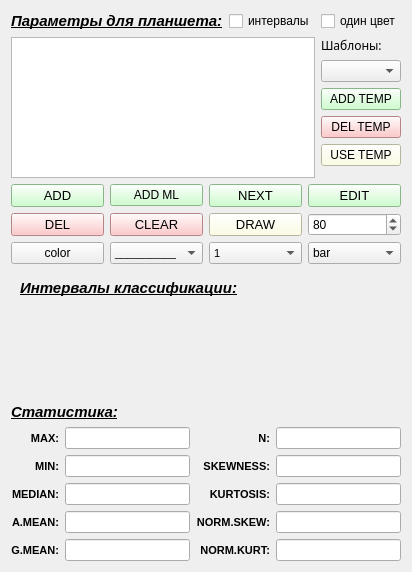
               <widget class="QWidget" name="tab_2">
                <attribute name="title">
                 <string>1</string>
                </attribute>
                <attribute name="toolTip">
                 <string>Статистика</string>
                </attribute>
                <layout class="QGridLayout" name="gridLayout_40">
                 <item row="0" column="0">
                  <layout class="QGridLayout" name="gridLayout_38" rowstretch="2,1,1">
                   <item row="1" column="0">
                    <widget class="QWidget" name="cat_resource" native="true">
                     <property name="toolTip">
                      <string>Выбор категорий для расчёта ресурсов</string>
                     </property>
                     <layout class="QGridLayout" name="gridLayout_35">
                      <item row="0" column="0">
                       <widget class="QLabel" name="label">
                        <property name="font">
                         <font>
                          <pointsize>11</pointsize>
                          <weight>75</weight>
                          <italic>true</italic>
                          <bold>true</bold>
                          <underline>true</underline>
                         </font>
                        </property>
                        <property name="text">
                         <string>Интервалы классификации:</string>
                        </property>
                       </widget>
                      </item>
                      <item row="1" column="0">
                       <layout class="QVBoxLayout" name="gridLayout_resourse">
                        <item>
                         <spacer name="verticalSpacer_3">
                          <property name="orientation">
                           <enum>Qt::Vertical</enum>
                          </property>
                          <property name="sizeHint" stdset="0">
                           <size>
                            <width>20</width>
                            <height>40</height>
                           </size>
                          </property>
                         </spacer>
                        </item>
                       </layout>
                      </item>
                     </layout>
                    </widget>
                   </item>
                   <item row="2" column="0">
                    <layout class="QGridLayout" name="gridLayout_34">
                     <item row="0" column="0">
                      <widget class="QLabel" name="label_20">
                       <property name="font">
                        <font>
                         <pointsize>11</pointsize>
                         <weight>75</weight>
                         <italic>true</italic>
                         <bold>true</bold>
                         <underline>true</underline>
                        </font>
                       </property>
                       <property name="text">
                        <string>Статистика:</string>
                       </property>
                      </widget>
                     </item>
                     <item row="1" column="0">
                      <layout class="QGridLayout" name="gridLayout_36">
                       <item row="4" column="3">
                        <widget class="QLineEdit" name="lineEdit_nkurt">
                         <property name="font">
                          <font>
                           <pointsize>8</pointsize>
                          </font>
                         </property>
                         <property name="toolTip">
                          <string>Отношение оценки эксцесса к его стандартному отклонению</string>
                         </property>
                        </widget>
                       </item>
                       <item row="4" column="2">
                        <widget class="QLabel" name="label_18">
                         <property name="font">
                          <font>
                           <pointsize>8</pointsize>
                           <weight>75</weight>
                           <bold>true</bold>
                          </font>
                         </property>
                         <property name="text">
                          <string>NORM.KURT:</string>
                         </property>
                         <property name="alignment">
                          <set>Qt::AlignRight|Qt::AlignTrailing|Qt::AlignVCenter</set>
                         </property>
                        </widget>
                       </item>
                       <item row="2" column="2">
                        <widget class="QLabel" name="label_16">
                         <property name="font">
                          <font>
                           <pointsize>8</pointsize>
                           <weight>75</weight>
                           <bold>true</bold>
                          </font>
                         </property>
                         <property name="text">
                          <string>KURTOSIS:</string>
                         </property>
                         <property name="alignment">
                          <set>Qt::AlignRight|Qt::AlignTrailing|Qt::AlignVCenter</set>
                         </property>
                        </widget>
                       </item>
                       <item row="3" column="3">
                        <widget class="QLineEdit" name="lineEdit_nskew">
                         <property name="font">
                          <font>
                           <pointsize>8</pointsize>
                          </font>
                         </property>
                         <property name="toolTip">
                          <string>Отношение оценки асимметрии к её стандартному отклонению</string>
                         </property>
                        </widget>
                       </item>
                       <item row="2" column="3">
                        <widget class="QLineEdit" name="lineEdit_kurt">
                         <property name="font">
                          <font>
                           <pointsize>8</pointsize>
                          </font>
                         </property>
                         <property name="toolTip">
                          <string>Эксцесс выборки</string>
                         </property>
                        </widget>
                       </item>
                       <item row="1" column="2">
                        <widget class="QLabel" name="label_13">
                         <property name="font">
                          <font>
                           <pointsize>8</pointsize>
                           <weight>75</weight>
                           <bold>true</bold>
                          </font>
                         </property>
                         <property name="text">
                          <string>SKEWNESS:</string>
                         </property>
                         <property name="alignment">
                          <set>Qt::AlignRight|Qt::AlignTrailing|Qt::AlignVCenter</set>
                         </property>
                        </widget>
                       </item>
                       <item row="3" column="2">
                        <widget class="QLabel" name="label_17">
                         <property name="font">
                          <font>
                           <pointsize>8</pointsize>
                           <weight>75</weight>
                           <bold>true</bold>
                          </font>
                         </property>
                         <property name="text">
                          <string>NORM.SKEW:</string>
                         </property>
                         <property name="alignment">
                          <set>Qt::AlignRight|Qt::AlignTrailing|Qt::AlignVCenter</set>
                         </property>
                        </widget>
                       </item>
                       <item row="1" column="3">
                        <widget class="QLineEdit" name="lineEdit_skew">
                         <property name="font">
                          <font>
                           <pointsize>8</pointsize>
                          </font>
                         </property>
                         <property name="toolTip">
                          <string>Асимметрия выборки</string>
                         </property>
                        </widget>
                       </item>
                       <item row="0" column="2">
                        <widget class="QLabel" name="label_19">
                         <property name="font">
                          <font>
                           <pointsize>8</pointsize>
                           <weight>75</weight>
                           <bold>true</bold>
                          </font>
                         </property>
                         <property name="text">
                          <string>N:</string>
                         </property>
                         <property name="alignment">
                          <set>Qt::AlignRight|Qt::AlignTrailing|Qt::AlignVCenter</set>
                         </property>
                        </widget>
                       </item>
                       <item row="1" column="0">
                        <widget class="QLabel" name="label_14">
                         <property name="font">
                          <font>
                           <pointsize>8</pointsize>
                           <weight>75</weight>
                           <bold>true</bold>
                          </font>
                         </property>
                         <property name="text">
                          <string>MIN:</string>
                         </property>
                         <property name="alignment">
                          <set>Qt::AlignRight|Qt::AlignTrailing|Qt::AlignVCenter</set>
                         </property>
                        </widget>
                       </item>
                       <item row="2" column="0">
                        <widget class="QLabel" name="label_15">
                         <property name="font">
                          <font>
                           <pointsize>8</pointsize>
                           <weight>75</weight>
                           <bold>true</bold>
                          </font>
                         </property>
                         <property name="text">
                          <string>MEDIAN:</string>
                         </property>
                         <property name="alignment">
                          <set>Qt::AlignRight|Qt::AlignTrailing|Qt::AlignVCenter</set>
                         </property>
                        </widget>
                       </item>
                       <item row="3" column="0">
                        <widget class="QLabel" name="label_21">
                         <property name="font">
                          <font>
                           <pointsize>8</pointsize>
                           <weight>75</weight>
                           <bold>true</bold>
                          </font>
                         </property>
                         <property name="text">
                          <string>A.MEAN:</string>
                         </property>
                         <property name="alignment">
                          <set>Qt::AlignRight|Qt::AlignTrailing|Qt::AlignVCenter</set>
                         </property>
                        </widget>
                       </item>
                       <item row="0" column="0">
                        <widget class="QLabel" name="label_22">
                         <property name="font">
                          <font>
                           <pointsize>8</pointsize>
                           <weight>75</weight>
                           <bold>true</bold>
                          </font>
                         </property>
                         <property name="text">
                          <string>MAX:</string>
                         </property>
                         <property name="alignment">
                          <set>Qt::AlignRight|Qt::AlignTrailing|Qt::AlignVCenter</set>
                         </property>
                        </widget>
                       </item>
                       <item row="4" column="0">
                        <widget class="QLabel" name="label_23">
                         <property name="font">
                          <font>
                           <pointsize>8</pointsize>
                           <weight>75</weight>
                           <bold>true</bold>
                          </font>
                         </property>
                         <property name="text">
                          <string>G.MEAN:</string>
                         </property>
                         <property name="alignment">
                          <set>Qt::AlignRight|Qt::AlignTrailing|Qt::AlignVCenter</set>
                         </property>
                        </widget>
                       </item>
                       <item row="0" column="1">
                        <widget class="QLineEdit" name="lineEdit_max">
                         <property name="font">
                          <font>
                           <pointsize>8</pointsize>
                          </font>
                         </property>
                         <property name="toolTip">
                          <string>Максимальное значение в выборке</string>
                         </property>
                        </widget>
                       </item>
                       <item row="1" column="1">
                        <widget class="QLineEdit" name="lineEdit_min">
                         <property name="font">
                          <font>
                           <pointsize>8</pointsize>
                          </font>
                         </property>
                         <property name="toolTip">
                          <string>Минимальное значение в выборке</string>
                         </property>
                        </widget>
                       </item>
                       <item row="4" column="1">
                        <widget class="QLineEdit" name="lineEdit_gmean">
                         <property name="font">
                          <font>
                           <pointsize>8</pointsize>
                          </font>
                         </property>
                         <property name="toolTip">
                          <string>Среднее геометрическое выборки</string>
                         </property>
                        </widget>
                       </item>
                       <item row="2" column="1">
                        <widget class="QLineEdit" name="lineEdit_med">
                         <property name="font">
                          <font>
                           <pointsize>8</pointsize>
                          </font>
                         </property>
                         <property name="toolTip">
                          <string>Медиана выборки</string>
                         </property>
                        </widget>
                       </item>
                       <item row="3" column="1">
                        <widget class="QLineEdit" name="lineEdit_amean">
                         <property name="font">
                          <font>
                           <pointsize>8</pointsize>
                          </font>
                         </property>
                         <property name="toolTip">
                          <string>Среднее арифметическое выборки</string>
                         </property>
                        </widget>
                       </item>
                       <item row="0" column="3">
                        <widget class="QLineEdit" name="lineEdit_n">
                         <property name="font">
                          <font>
                           <pointsize>8</pointsize>
                          </font>
                         </property>
                         <property name="toolTip">
                          <string>Размер выборки</string>
                         </property>
                        </widget>
                       </item>
                      </layout>
                     </item>
                    </layout>
                   </item>
                   <item row="0" column="0">
                    <layout class="QGridLayout" name="gridLayout_46">
                     <item row="0" column="0">
                      <spacer name="horizontalSpacer_4">
                       <property name="orientation">
                        <enum>Qt::Horizontal</enum>
                       </property>
                       <property name="sizeHint" stdset="0">
                        <size>
                         <width>40</width>
                         <height>0</height>
                        </size>
                       </property>
                      </spacer>
                     </item>
                     <item row="2" column="0">
                      <layout class="QGridLayout" name="gridLayout_48">
                       <item row="0" column="0">
                        <layout class="QGridLayout" name="gridLayout_49">
                         <item row="0" column="0">
                          <widget class="QListWidget" name="listWidget_param_tablet">
                           <property name="font">
                            <font>
                             <pointsize>9</pointsize>
                            </font>
                           </property>
                          </widget>
                         </item>
                         <item row="0" column="1">
                          <layout class="QGridLayout" name="gridLayout_81">
                           <item row="3" column="0">
                            <widget class="QPushButton" name="pushButton_del_temp_graph_tab">
                             <property name="styleSheet">
                              <string notr="true">background-color: rgb(255, 185, 185);</string>
                             </property>
                             <property name="text">
                              <string>DEL TEMP</string>
                             </property>
                            </widget>
                           </item>
                           <item row="0" column="0">
                            <widget class="QLabel" name="label_2">
                             <property name="font">
                              <font>
                               <family>aakar</family>
                              </font>
                             </property>
                             <property name="text">
                              <string>Шаблоны:</string>
                             </property>
                            </widget>
                           </item>
                           <item row="2" column="0">
                            <widget class="QPushButton" name="pushButton_add_temp_graph_tab">
                             <property name="styleSheet">
                              <string notr="true">background-color: rgb(191, 255, 191);</string>
                             </property>
                             <property name="text">
                              <string>ADD TEMP</string>
                             </property>
                            </widget>
                           </item>
                           <item row="4" column="0">
                            <widget class="QPushButton" name="pushButton_use_temp_graph_tab">
                             <property name="styleSheet">
                              <string notr="true">background-color: rgb(255, 255, 222);</string>
                             </property>
                             <property name="text">
                              <string>USE TEMP</string>
                             </property>
                            </widget>
                           </item>
                           <item row="1" column="0">
                            <widget class="QComboBox" name="comboBox_temp_graph_tab"/>
                           </item>
                           <item row="5" column="0">
                            <spacer name="verticalSpacer">
                             <property name="orientation">
                              <enum>Qt::Vertical</enum>
                             </property>
                             <property name="sizeHint" stdset="0">
                              <size>
                               <width>20</width>
                               <height>40</height>
                              </size>
                             </property>
                            </spacer>
                           </item>
                          </layout>
                         </item>
                        </layout>
                       </item>
                       <item row="1" column="0">
                        <layout class="QGridLayout" name="gridLayout_50">
                         <item row="2" column="0">
                          <widget class="QPushButton" name="pushButton_del_param_tablet">
                           <property name="font">
                            <font>
                             <pointsize>10</pointsize>
                            </font>
                           </property>
                           <property name="toolTip">
                            <string>Удалить выбранный параметр</string>
                           </property>
                           <property name="styleSheet">
                            <string notr="true">background-color: rgb(255, 185, 185);</string>
                           </property>
                           <property name="text">
                            <string>DEL</string>
                           </property>
                          </widget>
                         </item>
                         <item row="2" column="1">
                          <widget class="QPushButton" name="pushButton_clear_param_tablet">
                           <property name="font">
                            <font>
                             <pointsize>10</pointsize>
                            </font>
                           </property>
                           <property name="toolTip">
                            <string>Очистить список параметров</string>
                           </property>
                           <property name="styleSheet">
                            <string notr="true">background-color: rgb(255, 185, 185);</string>
                           </property>
                           <property name="text">
                            <string>CLEAR</string>
                           </property>
                          </widget>
                         </item>
                         <item row="2" column="2">
                          <widget class="QPushButton" name="pushButton_draw_param_tablet">
                           <property name="font">
                            <font>
                             <pointsize>10</pointsize>
                            </font>
                           </property>
                           <property name="toolTip">
                            <string>Построить планшет</string>
                           </property>
                           <property name="styleSheet">
                            <string notr="true">background-color: rgb(255, 255, 222);</string>
                           </property>
                           <property name="text">
                            <string>DRAW</string>
                           </property>
                          </widget>
                         </item>
                         <item row="1" column="0">
                          <widget class="QPushButton" name="pushButton_add_param_tablet">
                           <property name="font">
                            <font>
                             <pointsize>10</pointsize>
                            </font>
                           </property>
                           <property name="toolTip">
                            <string>Добавить параметр для построения в планшете</string>
                           </property>
                           <property name="autoFillBackground">
                            <bool>false</bool>
                           </property>
                           <property name="styleSheet">
                            <string notr="true">background-color: rgb(191, 255, 191);</string>
                           </property>
                           <property name="text">
                            <string>ADD</string>
                           </property>
                          </widget>
                         </item>
                         <item row="2" column="3">
                          <widget class="QSpinBox" name="spinBox_dpi">
                           <property name="minimum">
                            <number>10</number>
                           </property>
                           <property name="maximum">
                            <number>1000</number>
                           </property>
                           <property name="singleStep">
                            <number>5</number>
                           </property>
                           <property name="value">
                            <number>80</number>
                           </property>
                          </widget>
                         </item>
                         <item row="1" column="3">
                          <widget class="QPushButton" name="pushButton_edit_param_tablet">
                           <property name="font">
                            <font>
                             <pointsize>10</pointsize>
                            </font>
                           </property>
                           <property name="toolTip">
                            <string>Изменить параметр для построения в планшете</string>
                           </property>
                           <property name="styleSheet">
                            <string notr="true">background-color: rgb(191, 255, 191);</string>
                           </property>
                           <property name="text">
                            <string>EDIT</string>
                           </property>
                          </widget>
                         </item>
                         <item row="1" column="2">
                          <widget class="QPushButton" name="pushButton_next_graph_tablet">
                           <property name="font">
                            <font>
                             <pointsize>10</pointsize>
                            </font>
                           </property>
                           <property name="toolTip">
                            <string>Новый график для построения следующего параметра</string>
                           </property>
                           <property name="styleSheet">
                            <string notr="true">background-color: rgb(191, 255, 191);</string>
                           </property>
                           <property name="text">
                            <string>NEXT</string>
                           </property>
                          </widget>
                         </item>
                         <item row="1" column="1">
                          <widget class="QPushButton" name="pushButton_add_param_tablet_ml">
                           <property name="styleSheet">
                            <string notr="true">background-color: rgb(191, 255, 191);</string>
                           </property>
                           <property name="text">
                            <string>ADD ML</string>
                           </property>
                          </widget>
                         </item>
                        </layout>
                       </item>
                      </layout>
                     </item>
                     <item row="3" column="0">
                      <layout class="QGridLayout" name="gridLayout_47">
                       <item row="0" column="1">
                        <widget class="QComboBox" name="comboBox_dash_tablet">
                         <property name="font">
                          <font>
                           <pointsize>8</pointsize>
                          </font>
                         </property>
                         <property name="toolTip">
                          <string>штрих кривой</string>
                         </property>
                         <item>
                          <property name="text">
                           <string>__________</string>
                          </property>
                         </item>
                         <item>
                          <property name="text">
                           <string>.................</string>
                          </property>
                         </item>
                         <item>
                          <property name="text">
                           <string>- - - - - - - - - </string>
                          </property>
                         </item>
                         <item>
                          <property name="text">
                           <string>-.-.-.-.-.-.-.-.</string>
                          </property>
                         </item>
                        </widget>
                       </item>
                       <item row="0" column="3">
                        <widget class="QComboBox" name="comboBox_type_graph">
                         <item>
                          <property name="text">
                           <string>bar</string>
                          </property>
                         </item>
                         <item>
                          <property name="text">
                           <string>stem</string>
                          </property>
                         </item>
                        </widget>
                       </item>
                       <item row="0" column="2">
                        <widget class="QComboBox" name="comboBox_width_tablet">
                         <property name="font">
                          <font>
                           <pointsize>8</pointsize>
                          </font>
                         </property>
                         <property name="toolTip">
                          <string>толщина кривой</string>
                         </property>
                         <item>
                          <property name="text">
                           <string>1</string>
                          </property>
                         </item>
                         <item>
                          <property name="text">
                           <string>1.5</string>
                          </property>
                         </item>
                         <item>
                          <property name="text">
                           <string>2</string>
                          </property>
                         </item>
                         <item>
                          <property name="text">
                           <string>2.5</string>
                          </property>
                         </item>
                         <item>
                          <property name="text">
                           <string>3</string>
                          </property>
                         </item>
                         <item>
                          <property name="text">
                           <string>4</string>
                          </property>
                         </item>
                        </widget>
                       </item>
                       <item row="0" column="0">
                        <widget class="QPushButton" name="pushButton_color_tablet">
                         <property name="text">
                          <string>color</string>
                         </property>
                        </widget>
                       </item>
                      </layout>
                     </item>
                     <item row="1" column="0">
                      <layout class="QGridLayout" name="gridLayout_83">
                       <item row="0" column="0">
                        <widget class="QLabel" name="label_param_tablet_3">
                         <property name="font">
                          <font>
                           <pointsize>11</pointsize>
                           <weight>75</weight>
                           <italic>true</italic>
                           <bold>true</bold>
                           <underline>true</underline>
                          </font>
                         </property>
                         <property name="text">
                          <string>Параметры для планшета:</string>
                         </property>
                        </widget>
                       </item>
                       <item row="0" column="1">
                        <widget class="QCheckBox" name="checkBox_tablet_interval">
                         <property name="toolTip">
                          <string>отобразить на планшете пользовательские интервалы, выбранные на 5й вкладке </string>
                         </property>
                         <property name="text">
                          <string>интервалы</string>
                         </property>
                        </widget>
                       </item>
                       <item row="0" column="2">
                        <widget class="QCheckBox" name="checkBox_one_color">
                         <property name="text">
                          <string>один цвет</string>
                         </property>
                        </widget>
                       </item>
                      </layout>
                     </item>
                    </layout>
                   </item>
                  </layout>
                 </item>
                </layout>
               </widget>
